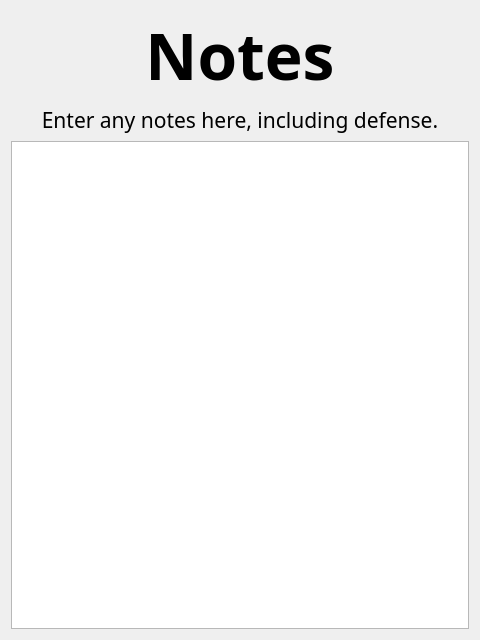
<?xml version="1.0" encoding="UTF-8"?>
<ui version="4.0">
 <class>Notes</class>
 <widget class="QWidget" name="Notes">
  <property name="geometry">
   <rect>
    <x>0</x>
    <y>0</y>
    <width>480</width>
    <height>640</height>
   </rect>
  </property>
  <property name="font">
   <font>
    <family>Noto Sans</family>
    <pointsize>16</pointsize>
   </font>
  </property>
  <property name="windowTitle">
   <string>Form</string>
  </property>
  <layout class="QVBoxLayout" name="verticalLayout">
   <item>
    <widget class="QLabel" name="label">
     <property name="font">
      <font>
       <family>Noto Sans</family>
       <pointsize>48</pointsize>
       <bold>true</bold>
      </font>
     </property>
     <property name="text">
      <string>Notes</string>
     </property>
     <property name="scaledContents">
      <bool>true</bool>
     </property>
     <property name="alignment">
      <set>Qt::AlignCenter</set>
     </property>
     <property name="wordWrap">
      <bool>true</bool>
     </property>
    </widget>
   </item>
   <item>
    <widget class="QLabel" name="label_2">
     <property name="text">
      <string>Enter any notes here, including defense.</string>
     </property>
     <property name="scaledContents">
      <bool>true</bool>
     </property>
     <property name="alignment">
      <set>Qt::AlignCenter</set>
     </property>
     <property name="wordWrap">
      <bool>true</bool>
     </property>
    </widget>
   </item>
   <item>
    <widget class="QPlainTextEdit" name="notes">
     <property name="sizePolicy">
      <sizepolicy hsizetype="Expanding" vsizetype="Expanding">
       <horstretch>0</horstretch>
       <verstretch>1</verstretch>
      </sizepolicy>
     </property>
     <property name="font">
      <font>
       <family>Noto Sans</family>
       <pointsize>14</pointsize>
      </font>
     </property>
    </widget>
   </item>
  </layout>
 </widget>
 <resources/>
 <connections/>
</ui>
